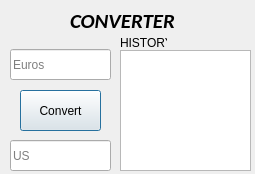
<?xml version="1.0" encoding="UTF-8"?>
<ui version="4.0">
 <class>Dialog</class>
 <widget class="QDialog" name="Dialog">
  <property name="geometry">
   <rect>
    <x>0</x>
    <y>0</y>
    <width>255</width>
    <height>174</height>
   </rect>
  </property>
  <property name="windowTitle">
   <string>Dialog</string>
  </property>
  <widget class="QLabel" name="label">
   <property name="enabled">
    <bool>true</bool>
   </property>
   <property name="geometry">
    <rect>
     <x>70</x>
     <y>0</y>
     <width>111</width>
     <height>41</height>
    </rect>
   </property>
   <property name="font">
    <font>
     <family>Calibri</family>
     <pointsize>16</pointsize>
     <weight>75</weight>
     <italic>true</italic>
     <bold>true</bold>
    </font>
   </property>
   <property name="text">
    <string>CONVERTER</string>
   </property>
  </widget>
  <widget class="QPushButton" name="convert_btn">
   <property name="geometry">
    <rect>
     <x>20</x>
     <y>90</y>
     <width>81</width>
     <height>41</height>
    </rect>
   </property>
   <property name="text">
    <string>Convert</string>
   </property>
   <property name="default">
    <bool>false</bool>
   </property>
  </widget>
  <widget class="QLineEdit" name="euro">
   <property name="geometry">
    <rect>
     <x>10</x>
     <y>49</y>
     <width>101</width>
     <height>31</height>
    </rect>
   </property>
   <property name="cursor">
    <cursorShape>ArrowCursor</cursorShape>
   </property>
   <property name="focusPolicy">
    <enum>Qt::StrongFocus</enum>
   </property>
   <property name="placeholderText">
    <string>Euros</string>
   </property>
   <property name="cursorMoveStyle">
    <enum>Qt::VisualMoveStyle</enum>
   </property>
   <property name="clearButtonEnabled">
    <bool>false</bool>
   </property>
  </widget>
  <widget class="QLineEdit" name="us">
   <property name="geometry">
    <rect>
     <x>10</x>
     <y>140</y>
     <width>101</width>
     <height>31</height>
    </rect>
   </property>
   <property name="readOnly">
    <bool>true</bool>
   </property>
   <property name="placeholderText">
    <string>US</string>
   </property>
  </widget>
  <widget class="QListWidget" name="history_lw">
   <property name="geometry">
    <rect>
     <x>120</x>
     <y>50</y>
     <width>131</width>
     <height>121</height>
    </rect>
   </property>
   <property name="focusPolicy">
    <enum>Qt::NoFocus</enum>
   </property>
  </widget>
  <widget class="QLabel" name="label_2">
   <property name="geometry">
    <rect>
     <x>120</x>
     <y>33</y>
     <width>47</width>
     <height>20</height>
    </rect>
   </property>
   <property name="text">
    <string>HISTORY</string>
   </property>
  </widget>
 </widget>
 <resources/>
 <connections/>
</ui>
